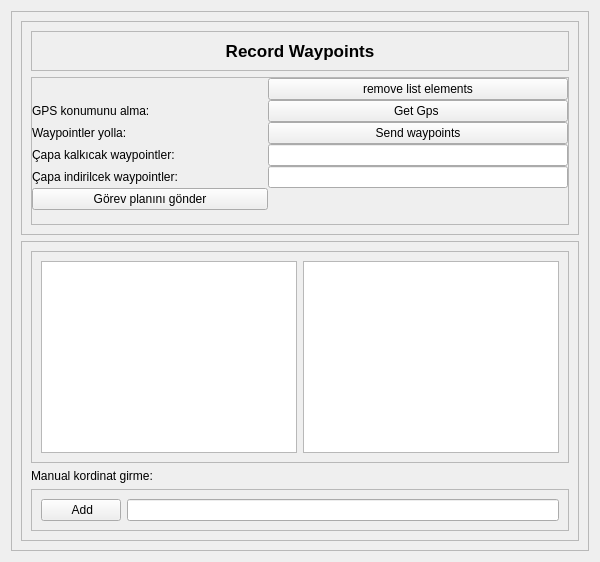
              <widget class="QWidget" name="waypoint">
               <layout class="QVBoxLayout" name="verticalLayout_9">
                <item>
                 <widget class="QFrame" name="frame_12">
                  <property name="frameShape">
                   <enum>QFrame::StyledPanel</enum>
                  </property>
                  <property name="frameShadow">
                   <enum>QFrame::Raised</enum>
                  </property>
                  <layout class="QVBoxLayout" name="verticalLayout_10">
                   <item>
                    <widget class="QFrame" name="frame_13">
                     <property name="frameShape">
                      <enum>QFrame::StyledPanel</enum>
                     </property>
                     <property name="frameShadow">
                      <enum>QFrame::Raised</enum>
                     </property>
                     <layout class="QVBoxLayout" name="verticalLayout_12">
                      <item>
                       <widget class="QFrame" name="frame_16">
                        <property name="minimumSize">
                         <size>
                          <width>0</width>
                          <height>0</height>
                         </size>
                        </property>
                        <property name="maximumSize">
                         <size>
                          <width>16777215</width>
                          <height>250</height>
                         </size>
                        </property>
                        <property name="frameShape">
                         <enum>QFrame::StyledPanel</enum>
                        </property>
                        <property name="frameShadow">
                         <enum>QFrame::Raised</enum>
                        </property>
                        <layout class="QHBoxLayout" name="horizontalLayout_12">
                         <item>
                          <widget class="QLabel" name="label_28">
                           <property name="font">
                            <font>
                             <pointsize>13</pointsize>
                             <bold>true</bold>
                            </font>
                           </property>
                           <property name="text">
                            <string>Record Waypoints</string>
                           </property>
                           <property name="alignment">
                            <set>Qt::AlignCenter</set>
                           </property>
                          </widget>
                         </item>
                        </layout>
                       </widget>
                      </item>
                      <item>
                       <widget class="QFrame" name="frame_15">
                        <property name="frameShape">
                         <enum>QFrame::StyledPanel</enum>
                        </property>
                        <property name="frameShadow">
                         <enum>QFrame::Raised</enum>
                        </property>
                        <layout class="QGridLayout" name="gridLayout_8">
                         <property name="leftMargin">
                          <number>0</number>
                         </property>
                         <property name="topMargin">
                          <number>0</number>
                         </property>
                         <property name="rightMargin">
                          <number>0</number>
                         </property>
                         <property name="bottomMargin">
                          <number>0</number>
                         </property>
                         <property name="spacing">
                          <number>0</number>
                         </property>
                         <item row="4" column="1">
                          <widget class="QLineEdit" name="capa_kalk_wp">
                           <property name="maximumSize">
                            <size>
                             <width>300</width>
                             <height>16777215</height>
                            </size>
                           </property>
                          </widget>
                         </item>
                         <item row="5" column="0">
                          <widget class="QLabel" name="label_35">
                           <property name="text">
                            <string>Çapa indirilcek waypointler:</string>
                           </property>
                          </widget>
                         </item>
                         <item row="7" column="0">
                          <widget class="QLabel" name="label_32">
                           <property name="text">
                            <string/>
                           </property>
                          </widget>
                         </item>
                         <item row="1" column="1">
                          <widget class="QPushButton" name="clear_elemets">
                           <property name="text">
                            <string>remove list elements</string>
                           </property>
                          </widget>
                         </item>
                         <item row="3" column="0">
                          <widget class="QLabel" name="label_27">
                           <property name="text">
                            <string>Waypointler yolla:</string>
                           </property>
                          </widget>
                         </item>
                         <item row="2" column="0">
                          <widget class="QLabel" name="label_26">
                           <property name="text">
                            <string>GPS konumunu alma:</string>
                           </property>
                          </widget>
                         </item>
                         <item row="4" column="0">
                          <widget class="QLabel" name="label_33">
                           <property name="text">
                            <string>Çapa kalkıcak waypointler:</string>
                           </property>
                          </widget>
                         </item>
                         <item row="2" column="1">
                          <widget class="QPushButton" name="get_gps_button">
                           <property name="text">
                            <string>Get Gps </string>
                           </property>
                          </widget>
                         </item>
                         <item row="3" column="1">
                          <widget class="QPushButton" name="send_waypoints_button">
                           <property name="styleSheet">
                            <string notr="true"/>
                           </property>
                           <property name="text">
                            <string>Send waypoints</string>
                           </property>
                          </widget>
                         </item>
                         <item row="6" column="0">
                          <widget class="QPushButton" name="mission_wp_send_btn">
                           <property name="text">
                            <string>Görev planını gönder</string>
                           </property>
                          </widget>
                         </item>
                         <item row="5" column="1">
                          <widget class="QLineEdit" name="capa_in_wp">
                           <property name="maximumSize">
                            <size>
                             <width>300</width>
                             <height>16777215</height>
                            </size>
                           </property>
                          </widget>
                         </item>
                        </layout>
                       </widget>
                      </item>
                     </layout>
                    </widget>
                   </item>
                   <item>
                    <widget class="QFrame" name="frame_14">
                     <property name="maximumSize">
                      <size>
                       <width>16777215</width>
                       <height>300</height>
                      </size>
                     </property>
                     <property name="frameShape">
                      <enum>QFrame::StyledPanel</enum>
                     </property>
                     <property name="frameShadow">
                      <enum>QFrame::Raised</enum>
                     </property>
                     <layout class="QVBoxLayout" name="verticalLayout_11">
                      <item>
                       <widget class="QFrame" name="frame_19">
                        <property name="frameShape">
                         <enum>QFrame::StyledPanel</enum>
                        </property>
                        <property name="frameShadow">
                         <enum>QFrame::Raised</enum>
                        </property>
                        <layout class="QHBoxLayout" name="horizontalLayout_15">
                         <item>
                          <widget class="QTextEdit" name="waypoint_edit_line"/>
                         </item>
                         <item>
                          <widget class="QTextEdit" name="waypoint_list">
                           <property name="readOnly">
                            <bool>true</bool>
                           </property>
                          </widget>
                         </item>
                        </layout>
                       </widget>
                      </item>
                      <item>
                       <widget class="QLabel" name="label_29">
                        <property name="text">
                         <string>Manual kordinat girme:</string>
                        </property>
                       </widget>
                      </item>
                      <item>
                       <widget class="QFrame" name="frame_18">
                        <property name="frameShape">
                         <enum>QFrame::StyledPanel</enum>
                        </property>
                        <property name="frameShadow">
                         <enum>QFrame::Raised</enum>
                        </property>
                        <layout class="QHBoxLayout" name="horizontalLayout_14">
                         <item>
                          <widget class="QPushButton" name="send_cord_btn">
                           <property name="text">
                            <string> Add</string>
                           </property>
                          </widget>
                         </item>
                         <item>
                          <widget class="QLineEdit" name="gps_manual_add"/>
                         </item>
                        </layout>
                       </widget>
                      </item>
                     </layout>
                    </widget>
                   </item>
                  </layout>
                 </widget>
                </item>
               </layout>
              </widget>
